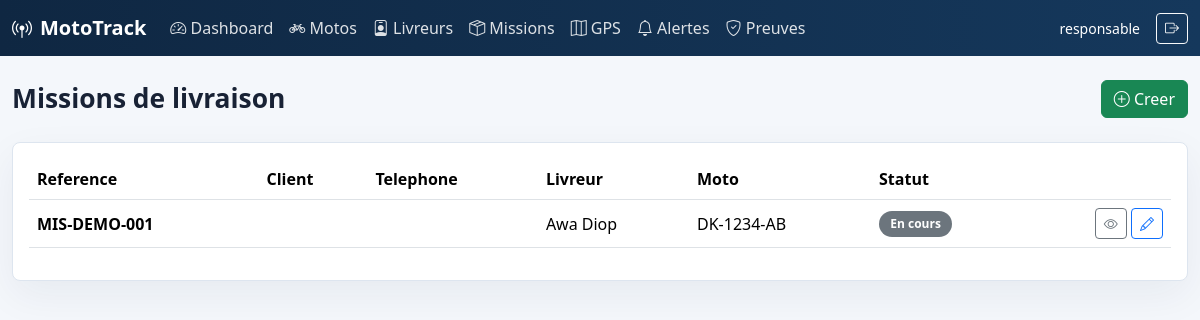
The app's page /missions/ (signed in) with its own data.
### parc/models.py (models this page shows, shortened)
class Mission(models.Model):
    STATUT_CHOICES = [
        ("planifiee", "Planifiee"),
        ("en_cours", "En cours"),
        ("terminee", "Terminee"),
        ("annulee", "Annulee"),
    ]
    reference = models.CharField(max_length=50, unique=True, blank=True)
    client_nom = models.CharField(max_length=150, default="")
    client_telephone = models.CharField(max_length=30, default="")
    adresse_livraison = models.CharField(max_length=255, default="")
    description_lieu = models.TextField(blank=True)
    description_colis = models.TextField(blank=True)
    latitude_destination = models.FloatField(blank=True, null=True)
    longitude_destination = models.FloatField(blank=True, null=True)
    otp_code = models.CharField(max_length=6, blank=True)
    livreur = models.ForeignKey(Livreur, on_delete=models.PROTECT, related_name="missions")
    moto = models.ForeignKey(Moto, on_delete=models.PROTECT, related_name="missions")
    statut = models.CharField(max_length=20, choices=STATUT_CHOICES, default="planifiee")
    date_creation = models.DateTimeField(auto_now_add=True)
    date_depart = models.DateTimeField(blank=True, null=True)
    date_fin = models.DateTimeField(blank=True, null=True)
    class Meta:
        ordering = ["-date_creation"]

class Livreur(models.Model):
    STATUT_CHOICES = [
        ("actif", "Actif"),
        ("inactif", "Inactif"),
    ]
    user = models.OneToOneField(
        User,
        on_delete=models.SET_NULL,
        related_name="profil_livreur",
        blank=True,
        null=True,
        help_text="Compte utilise par le livreur pour se connecter.",
    )
    nom = models.CharField(max_length=100)
    prenom = models.CharField(max_length=100)
    telephone = models.CharField(max_length=30)
    adresse = models.TextField(blank=True)
    cni = models.CharField("CNI", max_length=50, unique=True)
    numero_permis = models.CharField(max_length=50, blank=True)
    photo = models.ImageField(upload_to="livreurs/", blank=True, null=True)
    statut = models.CharField(max_length=20, choices=STATUT_CHOICES, default="actif")
    class Meta:
        ordering = ["nom", "prenom"]
    def __str__(self):
        return f"{self.prenom} {self.nom}"

class Moto(models.Model):
    ETAT_CHOICES = [
        ("disponible", "Disponible"),
        ("en_service", "En service"),
        ("maintenance", "Maintenance"),
        ("hors_service", "Hors service"),
    ]
    immatriculation = models.CharField(max_length=50, unique=True)
    marque = models.CharField(max_length=100)
    modele = models.CharField(max_length=100, blank=True)
    etat = models.CharField(max_length=20, choices=ETAT_CHOICES, default="disponible")
    class Meta:
        ordering = ["immatriculation"]
    def __str__(self):
        return self.immatriculation

### parc/views.py (the view)
# urls.py: path("missions/", views.mission_list, name="mission_list"),
@responsable_required
def mission_list(request):
    missions = Mission.objects.select_related("livreur", "moto")
    return render(request, "parc/mission_list.html", {"missions": missions})

### parc/views.py (called while the page is built)
def responsable_required(view_func):
    @wraps(view_func)
    @login_required
    def wrapper(request, *args, **kwargs):
        if request.user.is_staff or request.user.is_superuser:
            return view_func(request, *args, **kwargs)
        if hasattr(request.user, "profil_livreur"):
            return redirect("livreur_dashboard")
        messages.error(request, "Votre compte n'a pas acces a l'espace responsable.")
        return redirect("login")
    return wrapper

### templates/parc/mission_list.html (shortened to what this page needs)
{% extends "base.html" %}
{% block content %}
<div class="page-heading">
    <h1>Missions de livraison</h1>
    <a class="btn btn-success" href="{% url 'mission_create' %}"><i class="bi bi-plus-circle"></i> Creer</a>
</div>
<div class="panel">
    <div class="table-responsive">
        <table class="table table-hover align-middle">
            <thead><tr><th>Reference</th><th>Client</th><th>Telephone</th><th>Livreur</th><th>Moto</th><th>Statut</th><th></th></tr></thead>
            <tbody>
            {% for mission in missions %}
                <tr>
                    <td class="fw-bold">{{ mission.reference }}</td>
                    <td>{{ mission.client_nom }}</td>
                    <td>{{ mission.client_telephone }}</td>
                    <td>{{ mission.livreur }}</td>
                    <td>{{ mission.moto }}</td>
                    <td><span class="badge text-bg-secondary badge-status">{{ mission.get_statut_display }}</span></td>
                    <td class="text-end">
                        <a class="btn btn-sm btn-outline-secondary" href="{% url 'mission_detail' mission.pk %}"><i class="bi bi-eye"></i></a>
                        <a class="btn btn-sm btn-outline-primary" href="{% url 'mission_update' mission.pk %}"><i class="bi bi-pencil"></i></a>
                    </td>
                </tr>
            {% empty %}
                <tr><td colspan="7" class="text-muted">Aucune mission.</td></tr>
            {% endfor %}
            </tbody>
        </table>
    </div>
</div>
{% endblock %}

### templates/base.html (shortened to what this page needs)
{% load static %}
<!doctype html>
<html lang="fr">
<head>
    <link href="https://cdn.jsdelivr.net/npm/bootstrap@5.3.3/dist/css/bootstrap.min.css" rel="stylesheet">
    <link href="https://cdn.jsdelivr.net/npm/bootstrap-icons@1.11.3/font/bootstrap-icons.css" rel="stylesheet">
    <link rel="stylesheet" href="https://unpkg.com/leaflet@1.9.4/dist/leaflet.css">
    <link rel="stylesheet" href="{% static 'css/mototrack.css' %}">
</head>
<body>
{% if user.is_authenticated %}
<nav class="navbar navbar-expand-lg app-navbar">
    <div class="container-fluid">
        <a class="navbar-brand fw-bold" href="{% url 'dashboard' %}">
            <i class="bi bi-broadcast-pin me-2"></i>MotoTrack
        </a>
        <div class="collapse navbar-collapse" id="navbarNav">
            <ul class="navbar-nav me-auto">
                {% if user.is_staff or user.is_superuser %}
                    <li class="nav-item"><a class="nav-link" href="{% url 'dashboard' %}"><i class="bi bi-speedometer2"></i> Dashboard</a></li>
                    <li class="nav-item"><a class="nav-link" href="{% url 'moto_list' %}"><i class="bi bi-bicycle"></i> Motos</a></li>
                    <li class="nav-item"><a class="nav-link" href="{% url 'livreur_list' %}"><i class="bi bi-person-badge"></i> Livreurs</a></li>
                    <li class="nav-item"><a class="nav-link" href="{% url 'mission_list' %}"><i class="bi bi-box-seam"></i> Missions</a></li>
                    <li class="nav-item"><a class="nav-link" href="{% url 'carte_gps' %}"><i class="bi bi-map"></i> GPS</a></li>
                    <li class="nav-item"><a class="nav-link" href="{% url 'alerte_list' %}"><i class="bi bi-bell"></i> Alertes</a></li>
                    <li class="nav-item"><a class="nav-link" href="{% url 'preuve_list' %}"><i class="bi bi-shield-check"></i> Preuves</a></li>
                {% else %}
                    <li class="nav-item"><a class="nav-link" href="{% url 'livreur_dashboard' %}"><i class="bi bi-phone"></i> Mes missions</a></li>
                {% endif %}
            </ul>
            <span class="navbar-text me-3 small">{{ user.username }}</span>
            <form method="post" action="{% url 'logout' %}">
                <button class="btn btn-outline-light btn-sm" type="submit"><i class="bi bi-box-arrow-right"></i></button>
            </form>
        </div>
    </div>
</nav>
{% endif %}
<main class="container-fluid app-shell py-4">
    {% block content %}{% endblock %}
</main>
</body>
</html>

### static/css/mototrack.css (style rules this page uses)
:root { --navy: #0f2742; --navy-2: #15385c; --green: #18a058; --orange: #f59e0b; --bg: #f4f7fb; --line: #dde5ef; }
body { background: var(--bg); color: #182235; }
.app-navbar { background: linear-gradient(90deg, var(--navy), var(--navy-2)); }
.app-navbar .navbar-brand, .app-navbar .nav-link, .app-navbar .navbar-text { color: #fff; }
.app-navbar .nav-link { opacity: .86; }
.app-shell { max-width: 1440px; }
.page-heading { align-items: center; display: flex; justify-content: space-between; gap: 1rem; margin-bottom: 1.5rem; }
.page-heading h1 { font-size: 1.65rem; font-weight: 800; margin: 0; }
.panel, .stat-card, .login-panel { background: #fff; border: 1px solid var(--line); border-radius: 8px; box-shadow: 0 14px 40px rgba(15, 39, 66, .06); }
.panel { padding: 1rem; }
.badge-status { border-radius: 999px; font-weight: 700; padding: .45rem .7rem; }

### records on screen
Mission: reference "MIS-DEMO-001", livreur "Awa Diop", moto "DK-1234-AB", statut "En cours"

### other values on screen
{{ user.username }} "responsable"
